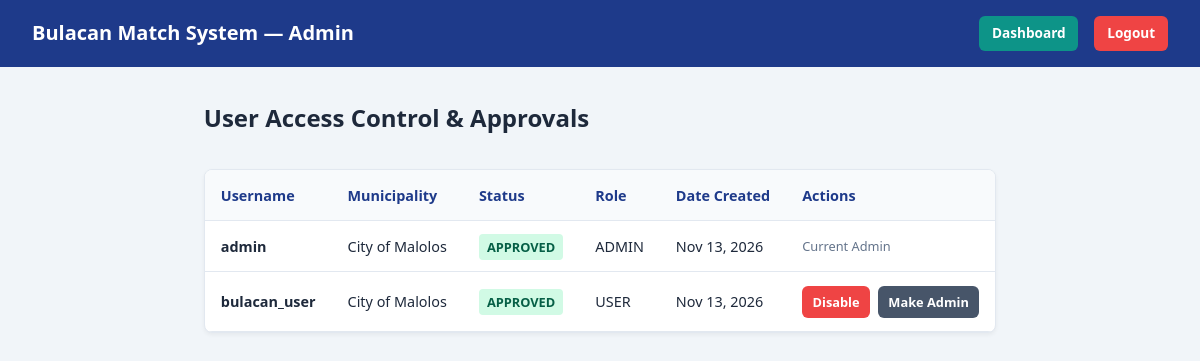
/users.php (signed in), run on the app's committed database.
### tables this page shows
CREATE TABLE `users` (
  `id` int(11) NOT NULL,
  `username` varchar(50) NOT NULL,
  `password` varchar(255) NOT NULL,
  `municipality` varchar(100) NOT NULL DEFAULT 'City of Malolos',
  `status` enum('pending','approved','rejected') NOT NULL DEFAULT 'pending',
  `role` enum('user','admin') NOT NULL DEFAULT 'user',
  `created_at` timestamp NOT NULL DEFAULT current_timestamp()
);

### users.php (the view, shortened to what this page needs)
<?php
require_once "config.php";
function h($str) {
    return htmlspecialchars($str ?? '', ENT_QUOTES, 'UTF-8');
}
$result = mysqli_query($conn, "SELECT id, username, municipality, status, role, created_at FROM users ORDER BY created_at DESC");
?>
<!DOCTYPE html>
<html lang="en">
<head>
    <link rel="stylesheet" href="style.css">
</head>
<body>
    <nav class="navbar">
        <div class="navbar-brand">Bulacan Match System — Admin</div>
        <div class="nav-user">
            <a href="dashboard.php" class="btn" style="background-color: var(--secondary); width: auto; padding: 0.4rem 0.8rem; font-size: 0.85rem;">Dashboard</a>
            <a href="logout.php" class="btn btn-danger" style="width: auto; padding: 0.4rem 0.8rem; font-size: 0.85rem;">Logout</a>
        </div>
    </nav>
    <div class="container">
        <div class="dashboard-header">
            <h2>User Access Control & Approvals</h2>
        </div>
        <div class="table-card">
            <table>
                <thead>
                    <tr>
                        <th>Username</th>
                        <th>Municipality</th>
                        <th>Status</th>
                        <th>Role</th>
                        <th>Date Created</th>
                        <th>Actions</th>
                    </tr>
                </thead>
                <tbody>
                    <?php if ($result && mysqli_num_rows($result) > 0): ?>
                        <?php while ($user = mysqli_fetch_assoc($result)): ?>
                            <tr>
                                <td><strong><?= h($user['username']) ?></strong></td>
                                <td><?= h($user['municipality']) ?></td>
                                <td>
                                    <span class="badge <?= $user['status'] === 'approved' ? 'badge-found' : 'badge-lost' ?>">
                                        <?= h($user['status']) ?>
                                    </span>
                                </td>
                                <td><?= h(strtoupper($user['role'])) ?></td>
                                <td><?= date("M d, Y", strtotime($user['created_at'])) ?></td>
                                <td>
                                    <div class="action-btns">
                                        <?php if ($user['id'] != $_SESSION['user_id']): ?>
                                            <?php if ($user['status'] !== 'approved'): ?>
                                                <a href="approveduser.php?userid=<?= $user['id'] ?>" class="btn btn-sm" style="background-color: var(--success);">Approve</a>
                                            <?php else: ?>
                                                <a href="disableuser.php?userid=<?= $user['id'] ?>" class="btn btn-danger btn-sm">Disable</a>
                                            <?php endif; ?>
                                            <a href="users.php?toggle_role=<?= $user['id'] ?>" class="btn btn-sm" style="background-color: #475569;">
                                                Make <?= $user['role'] === 'admin' ? 'User' : 'Admin' ?>
                                            </a>
                                        <?php else: ?>
                                            <span style="color: var(--text-muted); font-size: 0.8rem;">Current Admin</span>
                                        <?php endif; ?>
                                    </div>
                                </td>
                            </tr>
                        <?php endwhile; ?>
                    <?php else: ?>
                        <tr><td colspan="6" style="text-align: center;">No users found.</td></tr>
                    <?php endif; ?>
                </tbody>
            </table>
        </div>
    </div>
</body>
</html>

### style.css (style rules this page uses)
:root { --primary: #1e3a8a; --primary-hover: #1d4ed8; --secondary: #0d9488; --bg-color: #f1f5f9; --card-bg: #ffffff; --text-color: #1e293b; --text-muted: #64748b; --border-color: #e2e8f0; --danger: #ef4444; --success: #10b981; }
* { box-sizing: border-box; margin: 0; padding: 0; font-family: 'Segoe UI', Tahoma, Geneva, Verdana, sans-serif; }
body { background-color: var(--bg-color); color: var(--text-color); line-height: 1.6; display: flex; flex-direction: column; min-height: 100vh; }
.btn { display: inline-block; width: 100%; padding: 0.75rem 1rem; background-color: var(--primary); color: white; border: none; border-radius: 6px; font-size: 1rem; font-weight: 600; cursor: pointer; transition: background-color 0.2s; text-align: center; text-decoration: none; }
.btn-danger { background-color: var(--danger); }
.navbar { background: var(--primary); color: white; padding: 1rem 2rem; display: flex; justify-content: space-between; align-items: center; }
.navbar-brand { font-size: 1.25rem; font-weight: bold; }
.nav-user { display: flex; align-items: center; gap: 1rem; }
.container { max-width: 1100px; margin: 2rem auto; padding: 0 1rem; flex: 1; }
.dashboard-header { display: flex; justify-content: space-between; align-items: center; margin-bottom: 2rem; }
.badge { padding: 0.25rem 0.5rem; border-radius: 4px; font-size: 0.8rem; font-weight: bold; text-transform: uppercase; }
.badge-found { background-color: #d1fae5; color: #065f46; }

### users.php (style rules this page uses)
.table-card { background: var(--card-bg); border-radius: 8px; border: 1px solid var(--border-color); overflow-x: auto; box-shadow: 0 2px 4px rgba(0,0,0,0.05); }
table { width: 100%; border-collapse: collapse; text-align: left; }
th, td { padding: 0.85rem 1rem; border-bottom: 1px solid var(--border-color); font-size: 0.9rem; }
th { background-color: #f8fafc; font-weight: 600; color: var(--primary); }
.action-btns { display: flex; gap: 0.5rem; flex-wrap: wrap; }
.btn-sm { padding: 0.35rem 0.65rem; font-size: 0.8rem; width: auto; }

### data on the page
users: username "admin", municipality "City of Malolos", status "APPROVED", role "ADMIN", created_at "Nov 13, 2026", shows "Current Admin"
users: username "bulacan_user", municipality "City of Malolos", status "APPROVED", role "USER", created_at "Nov 13, 2026", shows "Admin"
